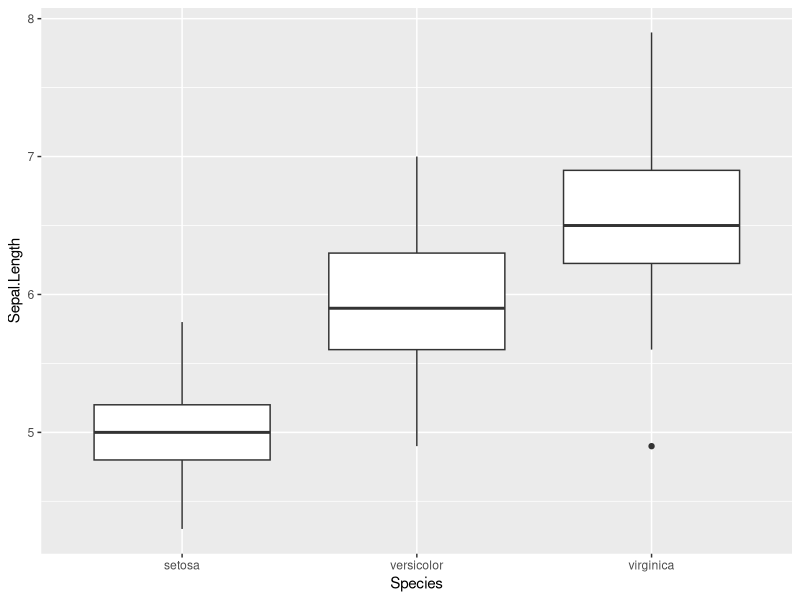
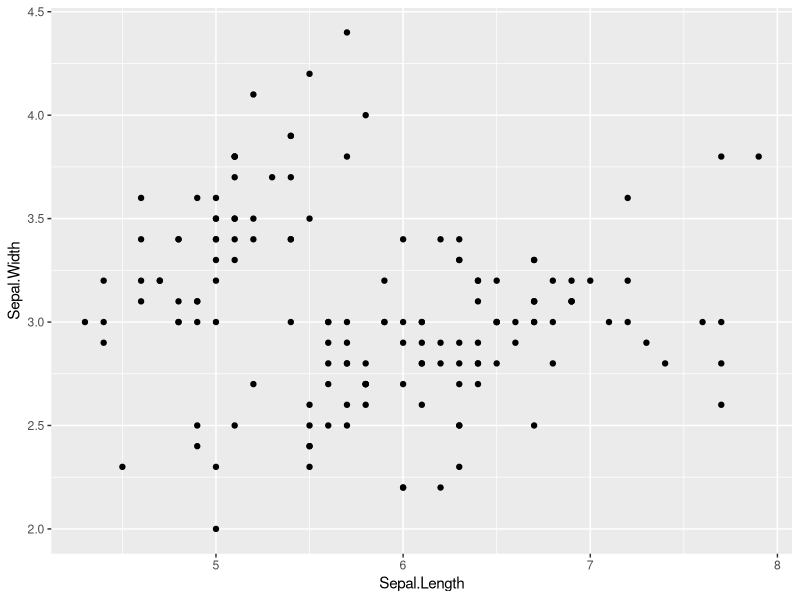

Write R code to recreate these figures, in order.
library(ggplot2)
ggplot(iris, aes(x=Species, y=Sepal.Length)) +
  geom_boxplot()
ggplot(data = iris, aes(x = Sepal.Length, y=Sepal.Width)) +
  geom_point()